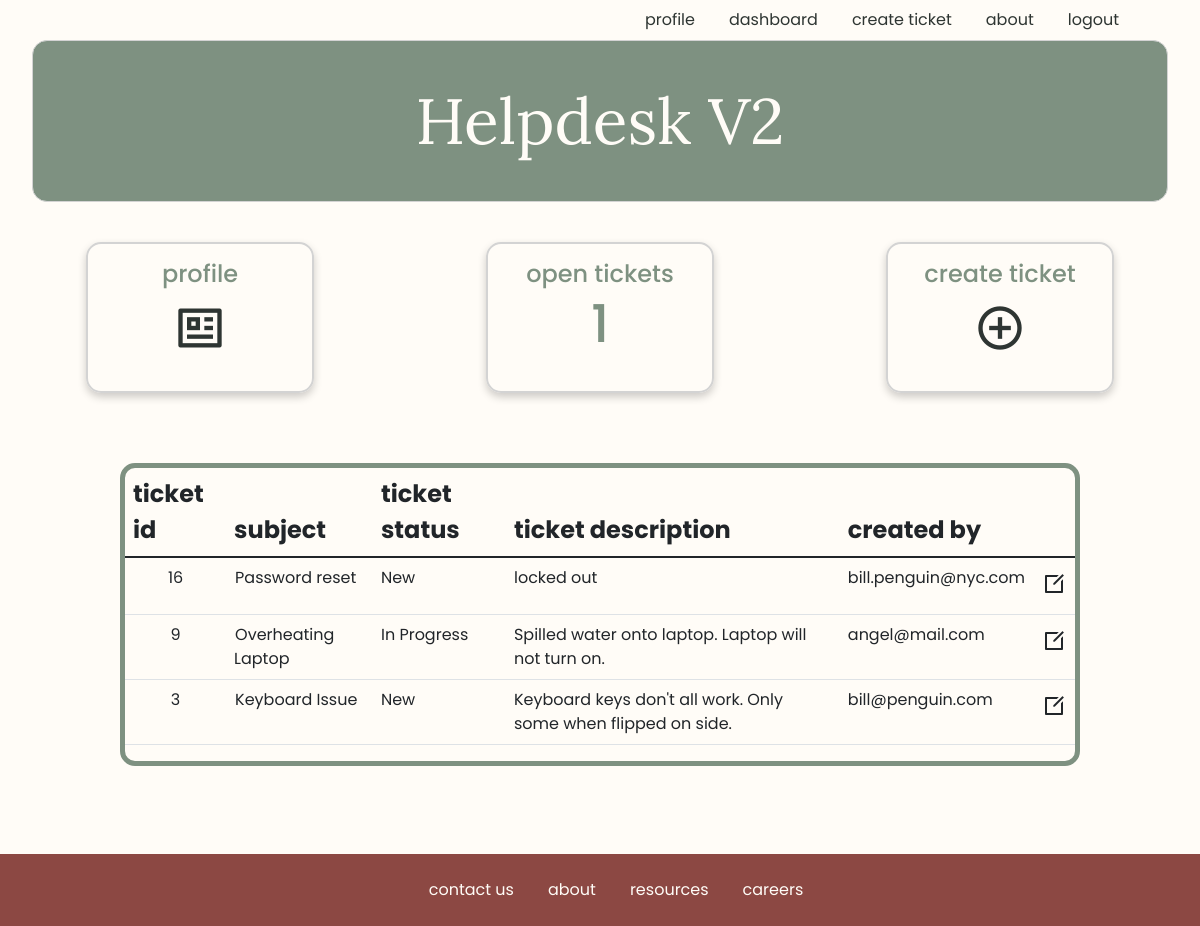
The app's page /dashboard (signed in), older data.
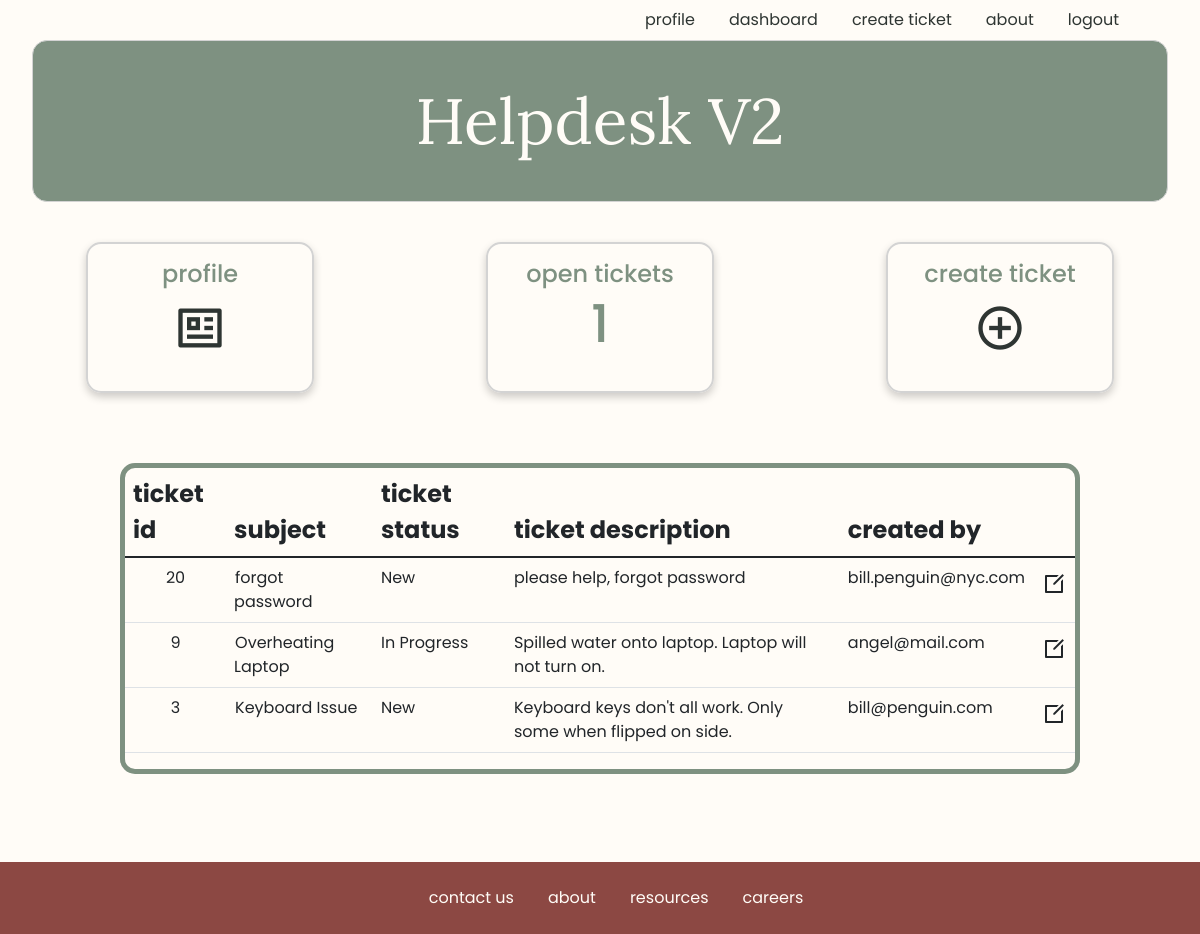
The same page, newer data.
### users/models.py (models this page shows, shortened)
class User(models.Model):
    first_name = models.CharField(max_length=255, null=True)
    last_name = models.CharField(max_length=255)
    email = models.CharField(max_length=255)
    password = models.TextField()
    created_at = models.DateTimeField(auto_now_add=True)
    updated_at = models.DateTimeField(auto_now=True)
    objects = UserManager()

class Ticket(models.Model):
    subject = models.CharField(max_length=250)
    ticket_type = models.CharField(max_length=50)
    ticket_status = models.CharField(max_length=50)
    ticket_description = models.CharField(max_length=350)
    created_by = models.ForeignKey(User, related_name="user_tickets", on_delete=models.CASCADE, null=True)
    created_at = models.DateTimeField(auto_now_add=True)
    updated_at = models.DateTimeField(auto_now=True)
    objects = TicketManager()

### users/views.py (the view)
# urls.py: path('dashboard', views.dashboard),
def dashboard(request):
    if 'user_id' not in request.session:
        return redirect('/')
    context = {
        'user': User.objects.get(id=request.session['user_id']),
        'all_tickets': Ticket.objects.all()
    }
    return render(request, 'dashboard.html', context)

### users/templates/dashboard.html (shortened to what this page needs)
{% include 'logged_navbar.html'%}
	<div class="dashboard-cards">
		<div class="quick-card">
			<div class="card-body">
				<h4 class="card-title"><a href="/profile" class="card-link">
					profile</a></h4>
				<h2 class="quick-card-icon"><a href="/profile" class="card-link"><i class="ri-profile-line"></i></a></h2>
			</div>
		</div>
		<div class="quick-card">
			<div class="card-body">
				<h4 class="card-title"><a href="/profile" class="card-link">open tickets</a></h4>
				<h2 class="card-subtitle"><a href="/profile" class="card-link">{{user.user_tickets.all | length}}</a></h2>
			</div>
		</div>
		<div class="quick-card">
			<div class="card-body">
				<h4 class="card-title"><a href="/ticket_form" class="card-link">
					create ticket</a></h4>
				<h2 class="quick-card-icon"><a href="/ticket_form" class="card-link"><i class="ri-add-circle-line"></i></a></h2>
			</div>
		</div>
	</div>
<div class="table-container">
	<table class="table">
		<thead>
			<tr>
				<th scope="col">ticket id </th>
				<th scope="col">subject </th>
				<th scope="col">ticket status </th>
				<th scope="col">ticket description</th>
				<th scope="col">created by</th>
			</tr>
		</thead>
		<tbody>
		{% for ticket in all_tickets reversed%}
			<tr class='table-row'>
				<td class="table-data" id='table-id'><a title='Ticket ID' href="/ticket/{{ticket.id}}/edit">{{ticket.id}}</a></td>
				<td><a href="/ticket/{{ticket.id}}/edit">{{ticket.subject}}</a></td>
				<td class="table-data">{{ticket.ticket_status}}</td>
				<td>{{ticket.ticket_description}}</td>
				<td>{{ticket.created_by.email}} </td>
				<td class="data-edit" title="Edit Ticket"><a href="/ticket/{{ticket.id}}/edit"><i class="ri-edit-box-line"></i></a></td>
			</tr>
		{%endfor%}
		</tbody>
	</table>
</div>
<div>
{% include 'footer.html'%}
</div>

### users/templates/logged_navbar.html (shortened to what this page needs)
{% load static %}
<!DOCTYPE html>
<html>
    <head>
        <link href="https://cdn.jsdelivr.net/npm/remixicon@2.5.0/fonts/remixicon.css" rel="stylesheet">
        <link href="https://cdn.jsdelivr.net/npm/bootstrap@5.1.3/dist/css/bootstrap.min.css" rel="stylesheet">
        <link rel="stylesheet" href="{% static '/css/style.css' %}">
        <link href="https://cdn.jsdelivr.net/npm/remixicon@2.5.0/fonts/remixicon.css" rel="stylesheet">
    </head>
    <body>
        <nav>
            <li class="nav-links"><a class="nav-link" href="/profile">profile</a></li>
            <li class="nav-links"><a class="nav-link" href="/dashboard">dashboard</a></li>
            <li class="nav-links"><a class="nav-link" href="/ticket_form">create ticket</a></li>
            <li class="nav-links"><a class="nav-link" href="#">about</a></li>
            <li class="nav-links"><a class="nav-link" href="/logout">logout</a></li>
        </nav>
        <div class="title">Helpdesk V2</div>
    </body>
</html>

### users/templates/footer.html
<div class="footer-container">
    <ul class="footer-links">
        <li class="nav-item">
            <a class="nav-link active" aria-current="page" href="#">contact us</a>
        </li>
        <li class="nav-item">
            <a class="nav-link" href="#">about</a>
        </li>
        <li class="nav-item">
            <a class="nav-link" href="#">resources</a>
        </li>
        <li class="nav-item">
            <a class="nav-link" href="#">careers</a>
        </li>
    </ul>
</div>

### users/static/css/style.css (style rules this page uses)
:root { --first-color: rgb(214, 228, 229); --second-color: rgb(140, 72, 67); --accent-color: rgb(229, 143, 101); --title-color: rgb(126, 145, 129); --text-color: rgb(46, 53, 50); --body-color: rgb(255, 252, 247); --body-font: "Poppins", sans-serif; --h2-font-size: 1.25rem; --small-font-size: .813rem; --smaller-font-size: .75rem; --font-medium: 500; --font-semi-bold: 600; }
@media screen and (min-width: 1024px) { :root { --h2-font-size: 1.75rem; --normal-font-size: 1rem; --small-font-size: .875rem; --smaller-font-size: .813rem; } }
* { box-sizing: border-box; padding: 0; margin: 0; }
body { background-color: var(--body-color); font-family: var(--body-font); color: var(--text-color); }
a { margin-left: 1px; margin-right: 1px; color: inherit; transition: all .3s; text-decoration: none; }
h2 { margin-bottom: none; }
nav { display: flex; justify-content: right; }
li { list-style-type: none; cursor: pointer; transition: all .3s; }
li:nth-child(5) { margin-right: 4rem; }
.nav-links a { color: inherit; }
.title { text-align: center; margin: 0 2rem; padding: 2rem; font-size: 4rem; border: solid 1px lightgray; border-radius: 15px; transition: all .3s; font-family: 'Lora', serif; color: var(--body-color); background-color: var(--title-color); }
.card h4, .card-body h4 { color: var(--title-color); }
.dashboard-cards { display: flex; justify-content: space-around; }
.dashboard-cards a { color: inherit; }
.card-body { width: 14rem; }
.quick-card { border: 2px solid lightgray; border-radius: 15px; box-shadow: 0 4px 8px 0 rgba(0,0,0,0.2); transition: all .3s; margin: 2.5rem; }
.card-title, .card-subtitle { text-align: center; }
.card-subtitle { color: var(--title-color); }
.card-subtitle a, .quick-card-icon a { font-size: 3.25rem; }
.quick-card-icon { text-align: center; }
.table-container, .profile-table { width: 80%; border: 5px solid var(--title-color); border-radius: 15px; margin-left: auto; margin-right: auto; margin-bottom: 10rem; }
.table th { text-align: left; font-size: 1.5rem; }
#table-id { text-align: center; }
.data-edit { font-size: 1.5rem; text-align: left; }
.table { transition: all .3s; }
.footer-container { background-color: var(--second-color); width: 100%; padding: 1rem; position: fixed; bottom: 0; }
.footer-container a { cursor: pointer; font-size: 1rem; color: var(--body-color); transition: all .3s; }
.footer-links { display: flex; justify-content: center; margin-bottom: 0; }

Row changes from the older to the newer data that the page shows:
removed Ticket: id "16", subject "Password reset", ticket_status "New", ticket_description "locked out", created_by.email "bill.penguin@nyc.com"
added Ticket: id "20", subject "forgot password", ticket_status "New", ticket_description "please help, forgot password", created_by.email "bill.penguin@nyc.com"
